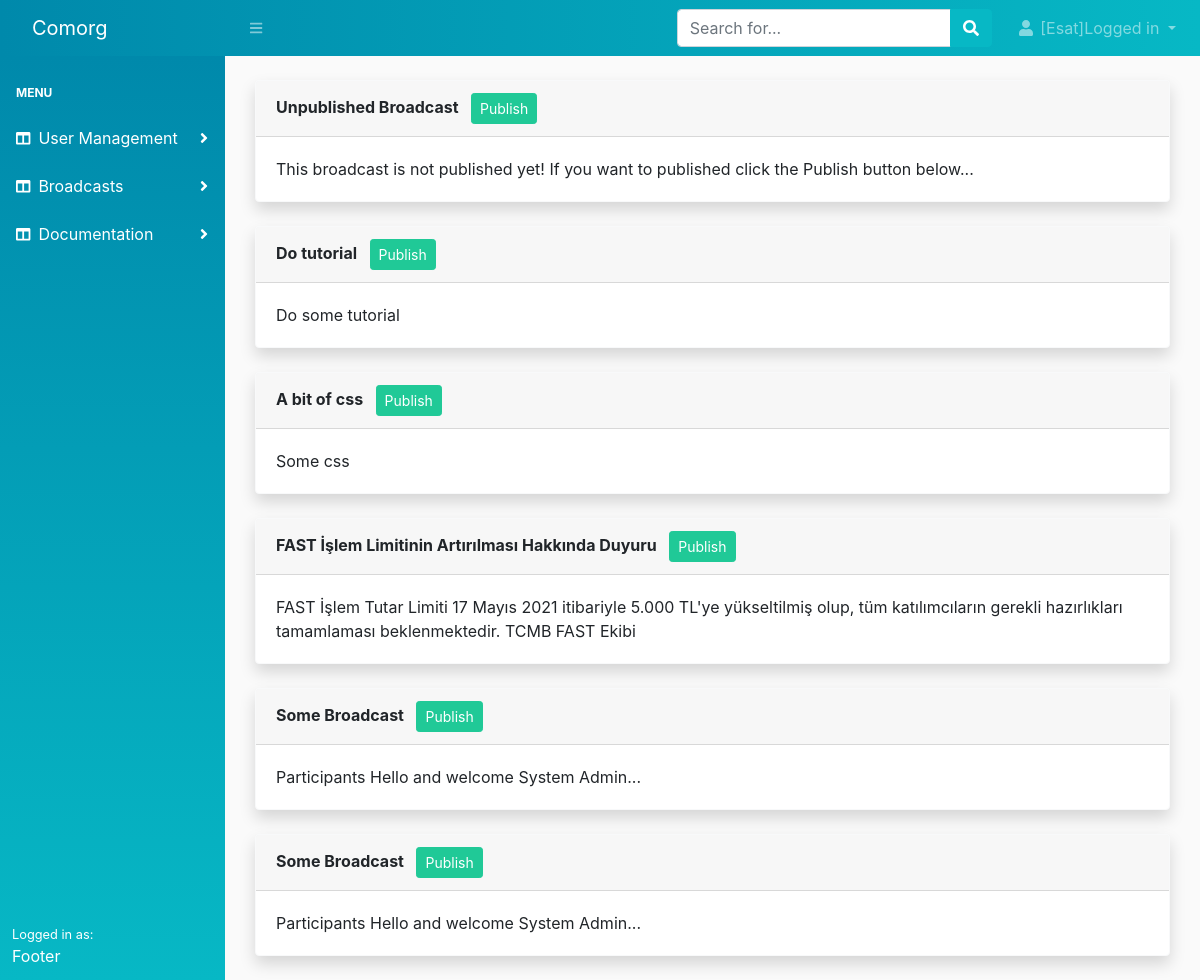
Page /communications/unpublished/ (signed in) on the earlier database version.
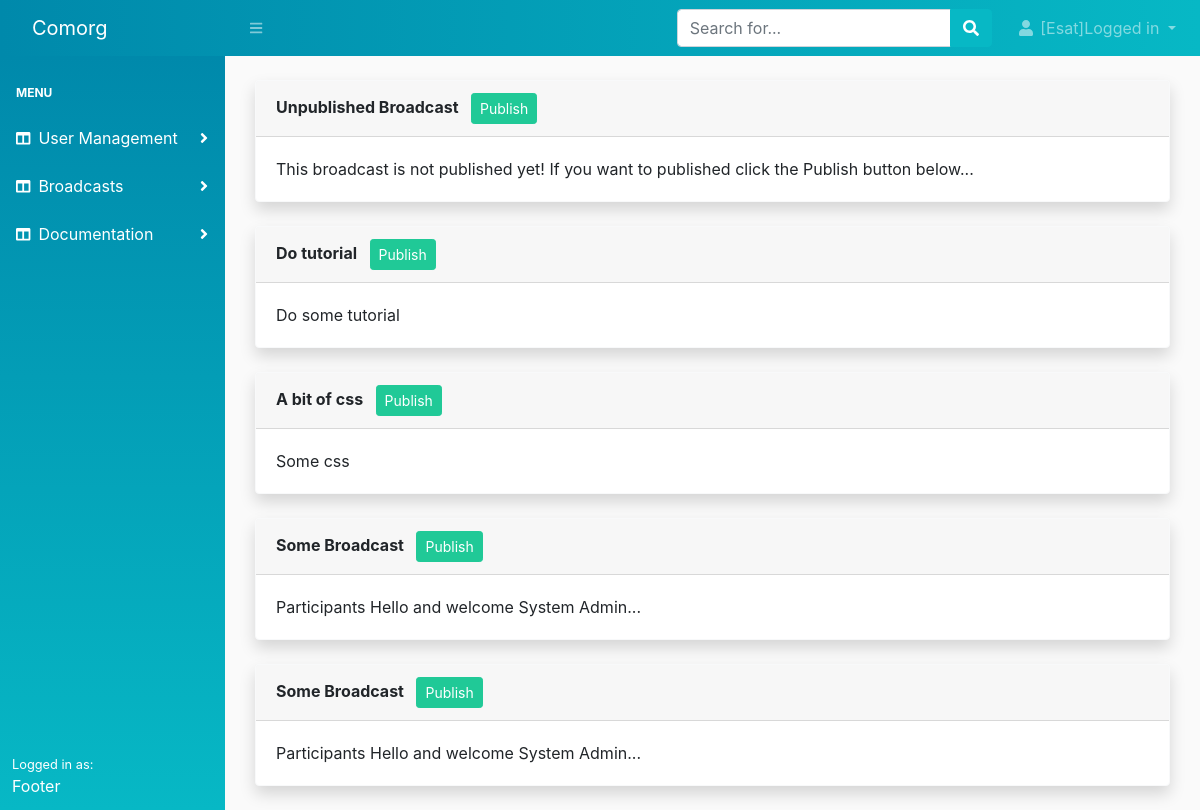
Same page on the later database version.
### communication/models.py (models this page shows, shortened)
class Broadcast(models.Model):
    user = models.ForeignKey(User, on_delete=models.DO_NOTHING, related_name='broadcasts')
    title = models.CharField(max_length=250)
    body = models.TextField(blank=True, null=True)  # TODO: Add rich text widget here
    created = models.DateTimeField(auto_now_add=True)
    published = models.DateTimeField(blank=True, null=True)
    last_updated = models.DateTimeField(auto_now=True)
    is_published = models.BooleanField(default=False, verbose_name='Publish immediately')
    class Meta:
        db_table = 'broadcasts'
        ordering = ['-published']

### communication/views.py (the view)
# urls.py: path('unpublished/', views.list_unpublished, name='list_unpublished'),
@login_required
def list_unpublished(request):
    broadcasts = Broadcast.objects.filter(is_published=False)
    return render(
        request,
        'communication/broadcast/unpublished.html',
        {
            'broadcasts': broadcasts
        }
    )

### communication/templates/communication/broadcast/unpublished.html (shortened to what this page needs)
{% extends 'core/base.html' %}
{% block content %}
<div class="container-fluid">
    {% for broadcast in broadcasts %}
        <div class="card border-light shadow mb-4">
            <div class="card-header">
                <strong>{{ broadcast.title }}</strong>
                {% if perms.communication.change_broadcast %}
                <a href="{% url 'communication:publish' broadcast.id %}" class="btn btn-success btn-sm ml-2">Publish</a>
                {% endif %}
            </div>
            <div class="card-body">
                <div class="card-text">
                    {{ broadcast.body }}
                </div>
            </div>
        </div>
    {% empty %}
        <div>
            <p>No broadcasts!</p>
        </div>
    {% endfor %}
</div>
{% endblock %}

Differences in the rows shown:
no longer on this page (row edited): Broadcast: title "FAST İşlem Limitinin Artırılması Hakkında Duyuru", body "FAST İşlem Tutar Limiti 17 Mayıs 2021 itibariyle 5.000 TL'ye yükseltilmiş olup, tüm katılımcıların gerekli hazırlıkları tamamlaması beklenmektedir. TCMB FAST Ekibi"
